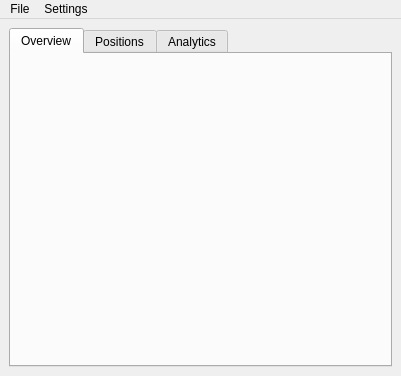
<?xml version="1.0" encoding="UTF-8"?>
<ui version="4.0">
 <class>MainWindow</class>
 <widget class="QMainWindow" name="MainWindow">
  <property name="geometry">
   <rect>
    <x>0</x>
    <y>0</y>
    <width>401</width>
    <height>376</height>
   </rect>
  </property>
  <widget class="QWidget" name="centralwidget">
   <layout class="QVBoxLayout">
    <item>
     <widget class="QTabWidget" name="tabWidget">
      <widget class="QWidget" name="tab">
       <attribute name="title">
        <string>Overview</string>
       </attribute>
      </widget>
      <widget class="QWidget" name="tab_2">
       <attribute name="title">
        <string>Positions</string>
       </attribute>
      </widget>
      <widget class="QWidget" name="tab_3">
       <attribute name="title">
        <string>Analytics</string>
       </attribute>
      </widget>
     </widget>
    </item>
   </layout>
  </widget>
  <widget class="QMenuBar" name="menuBar">
   <property name="geometry">
    <rect>
     <x>0</x>
     <y>0</y>
     <width>401</width>
     <height>21</height>
    </rect>
   </property>
   <widget class="QMenu" name="menuFile">
    <property name="title">
     <string>File</string>
    </property>
   </widget>
   <widget class="QMenu" name="menuSettings">
    <property name="title">
     <string>Settings</string>
    </property>
   </widget>
   <addaction name="menuFile"/>
   <addaction name="menuSettings"/>
  </widget>
 </widget>
 <resources/>
 <connections/>
</ui>
